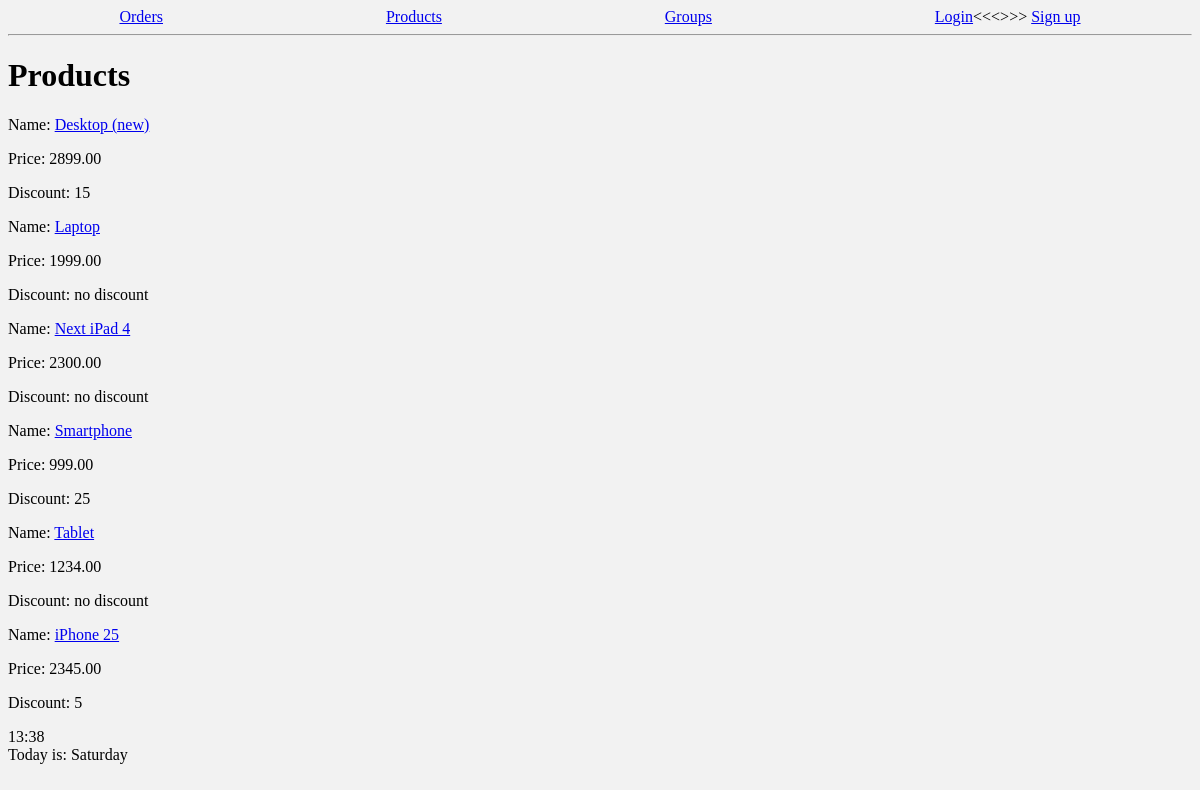
The page /shop/products/ on the database as committed earlier.
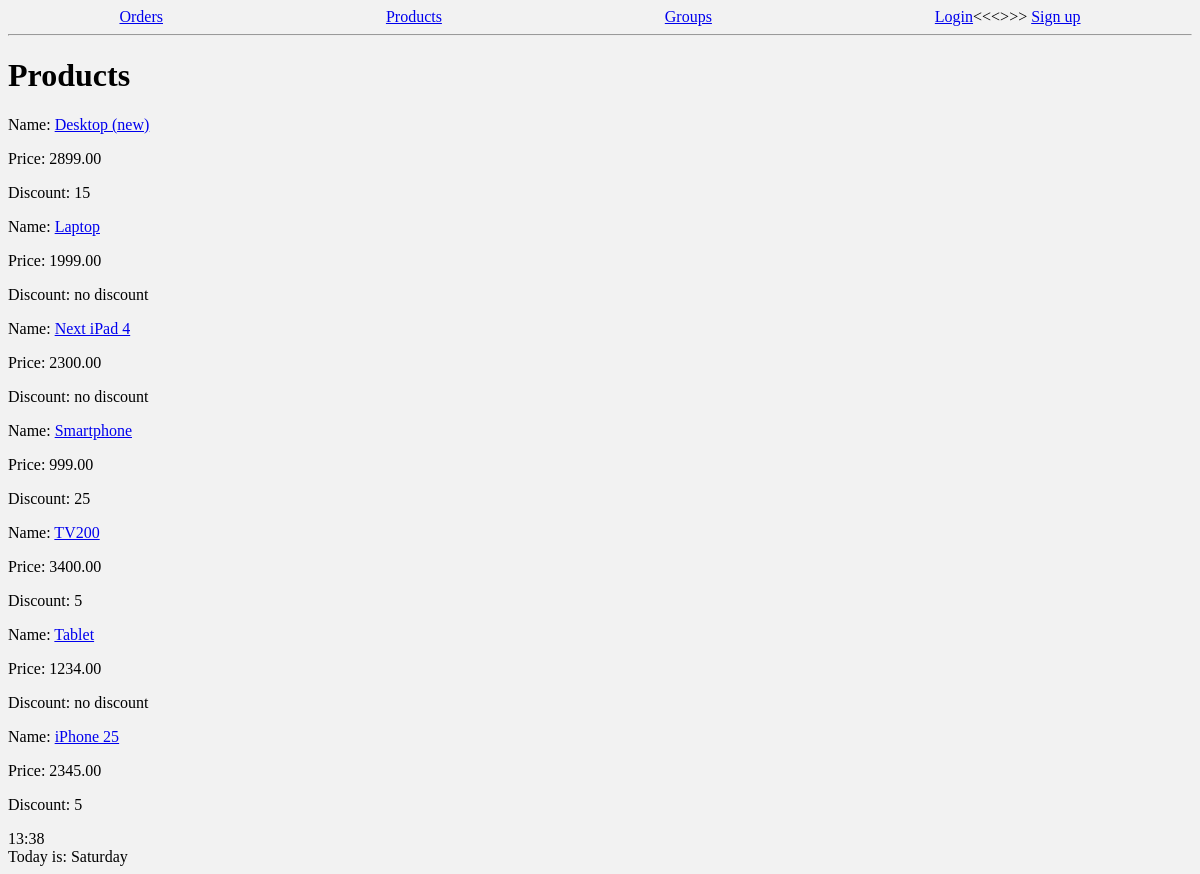
The same page on the database as committed later.
### shopapp/models.py (models this page shows, shortened)
class Product(models.Model):
    class Meta:
        ordering = ["name", "price"] # Сортирует в данном случае по имени и цене
    name = models.CharField(max_length=32)
    description = models.TextField(null=False, blank=True)
    price = models.DecimalField(default=0, max_digits=8, decimal_places=2)
    discount = models.SmallIntegerField(default=0)
    created_at = models.DateTimeField(auto_now_add=True)
    archived = models.BooleanField(default=False)
    created_by = models.ForeignKey(User, on_delete=models.PROTECT, default=None)

### shopapp/views.py (the view)
# urls.py: path('products/', ProductsListView.as_view(), name='products_list'),
class ProductsListView(ListView): # С помощью TemplateView можно делать шаблоны избегаю повторного вызова render
    template_name = 'shopapp/products-list.html'
    context_object_name = 'products'
    queryset = Product.objects.filter(archived=False) # Изменим отображение продуктов. Выведем только те,
    def get_context_data(self, **kwargs): # Метод родительского класса, который нужно переопределить для отображения продуктов
        context = super().get_context_data(**kwargs)
        context['products'] = Product.objects.all() # Обновляем контекст в соответствии со списком продуктов
        return context

### shopapp/templates/shopapp/products-list.html (shortened to what this page needs)
{% extends 'shopapp/base.html' %}
{% block body %}
    <h1> Products </h1>
        {% if products %}
    <div>{% for product in products %}</div>
        <div>
            <p>Name: <a href="{% url 'shopapp:product_details' pk=product.pk %}"
            > {{ product.name }}</a></p>
            <p>Price: {{ product.price }}</p>
            <p>Discount: {% firstof product.discount 'no discount' %}</p>
        </div>
        {% endfor %}
        {% else %}
    <h3>No products yet...</h3>
        {% endif %}
{% endblock %}

### shopapp/templates/shopapp/base.html (shortened to what this page needs)
<!DOCTYPE html>
<html lang="en">
<head>
</head>
<body>
{% block header %}
<div class="header">
    <div><a href="{% url 'shopapp:orders_list' %}">Orders</a></div>
    <div><a href="{% url 'shopapp:products_list' %}">Products</a></div>
    <div><a href="{% url 'shopapp:groups_list' %}">Groups</a></div>
    {% if user.is_authenticated %}
        <div><a href="{% url 'myauth:about-me' %}">My info /</a>
            {{ user }} / <a href="{% url 'myauth:logout' %}">Logout</a>
        </div>
    {% else %}
        <div>
            <a href="{% url 'myauth:login' %}">Login</a><<<>>>
            <a href="{% url 'myauth:register' %}">Sign up</a>
        </div>
    {% endif %}
</div>
<hr>
{% endblock %}
{% block body %}
{% endblock %}
<div>
    {% now 'H:i' %}
</div>
<div>
    {% now 'l' as current_weekday %}
    Today is: {{ current_weekday }}
</div>
</body>
</html>

### shopapp/templates/shopapp/base.html (style rules this page uses)
body { background-color: #f2f2f2; }
.header { display: flex; justify-content: space-around; }

Rows that differ between the two databases and show on the page:
added Product: name "TV200", price "3400.00", discount "5"
